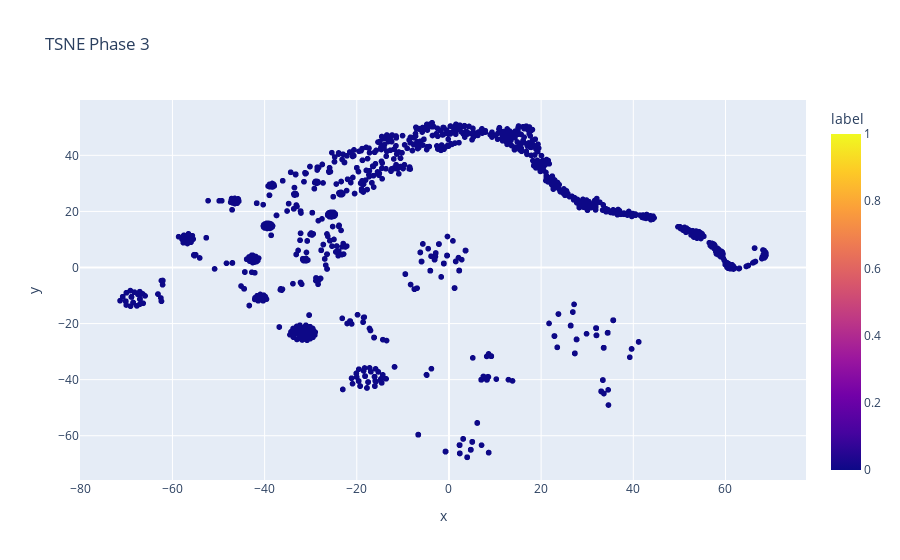

Notebook code for this chart:
### Markdown cell above
# Visualization

### Code cell
import pandas as pd
import plotly.express as px
from sklearn.manifold import TSNE

# Perform PCA on the embeddings
tsne = TSNE(n_components=2)

# Fit and transform the embeddings
tsne_embeddings = tsne.fit_transform(host_counts)

# Create a DataFrame for the embeddings
df = pd.DataFrame(tsne_embeddings, columns=["x", "y"])
df["label"] = [1 if ip in ["14.0.0.46", "91.198.245.119", "15.230.174.69", "84.17.53.155"] else 0 for ip in host_pairs]
df["ip_pair"] = host_pairs

# Create a scatter plot
fig = px.scatter(df, x="x", y="y", color="label", title="TSNE Phase 3", hover_data={"ip_pair": True})
fig.show()

### Figure 1 — Plotly figure (JSON) as saved in the notebook; plotly's stock layout.template omitted (floating-point values rounded to 4 significant figures; data arrays with more than 128 entries replaced by an {"elided": "..."} marker saying what was removed)
{"data": [{"customdata": {"elided": "2120x1 str values"}, "hovertemplate": "x=%{x}<br>y=%{y}<br>ip_pair=%{customdata[0]}<br>label=%{marker.color}<extra></extra>", "legendgroup": "", "marker": {"color": {"elided": "2120 int values"}, "coloraxis": "coloraxis", "symbol": "circle"}, "mode": "markers", "name": "", "showlegend": false, "type": "scattergl", "x": {"elided": "2120 float values"}, "xaxis": "x", "y": {"elided": "2120 float values"}, "yaxis": "y"}], "layout": {"coloraxis": {"colorbar": {"title": {"text": "label"}}, "colorscale": [[0, "#0d0887"], [0.1111, "#46039f"], [0.2222, "#7201a8"], [0.3333, "#9c179e"], [0.4444, "#bd3786"], [0.5556, "#d8576b"], [0.6667, "#ed7953"], [0.7778, "#fb9f3a"], [0.8889, "#fdca26"], [1, "#f0f921"]]}, "legend": {"tracegroupgap": 0}, "title": {"text": "TSNE Phase 3"}, "xaxis": {"anchor": "y", "domain": [0, 1], "title": {"text": "x"}}, "yaxis": {"anchor": "x", "domain": [0, 1], "title": {"text": "y"}}}}
